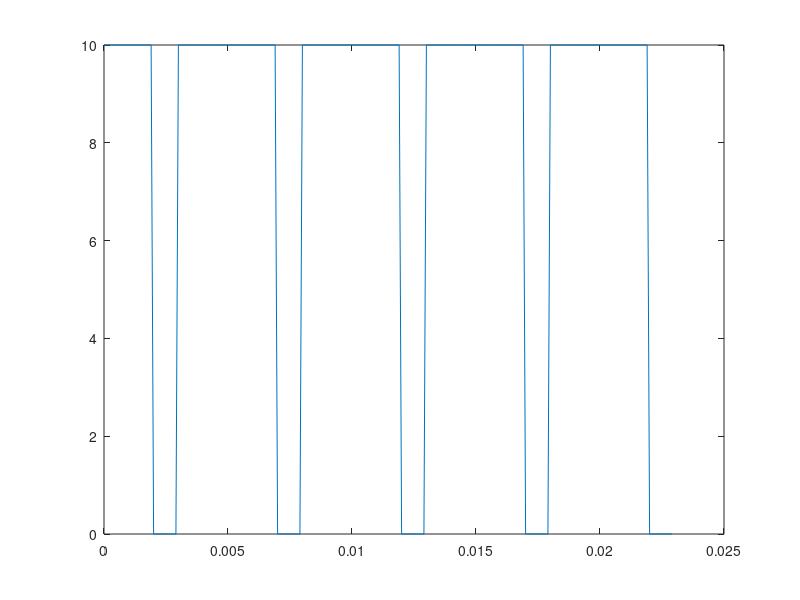
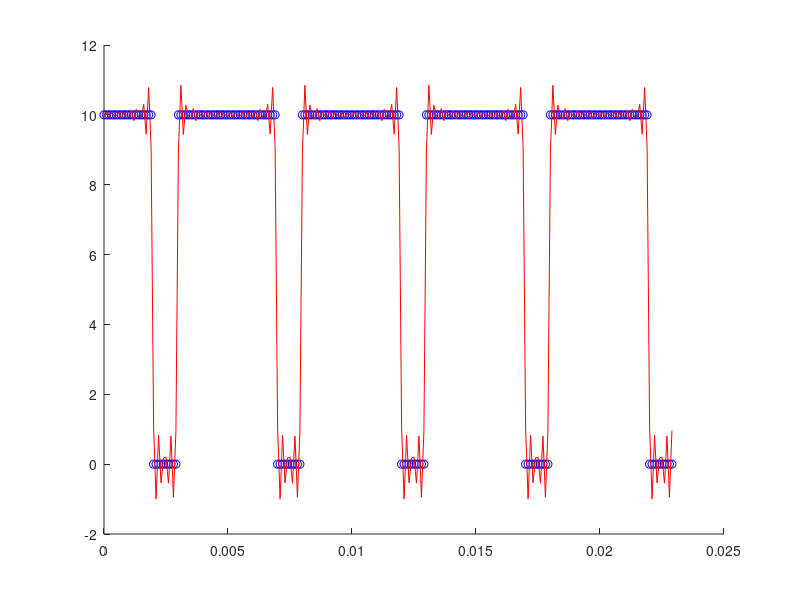

MATLAB code to generate these figures, in order:
clc
clear
close all

tamos = 0.0001;
periodos = 5;
T = 0.005;
pulso = [10*ones(1, (0.004/tamos)), zeros(1, 0.001/tamos)]; %gera um periodo da onda
sinal=[];

for i = 1:periodos %quantidade de periodos
  sinal = [sinal pulso]; %concatena os periodos para gerar o sinal
endfor

t = -0.002 : tamos : -0.002 + (T*periodos) -tamos; %sinal de tempo corespondente a onda (remove um extremo, ja que o pulso tambem nao tem)
%como pulso foi montado a partir da borda de subida, o periodo comeca 0.002 ms antes de 0, por isso o sinal de tempo está deslocado
%por -0.002, para que o sinal fique com a fase mostrada na figura.

[~,idc0] = min(abs(t)); %encontra o 0 no tempo
t = t (idc0:end); %corta a parte negativa
sinal = sinal(idc0:end);

figure(1)
plot(t,sinal);

x = t(:); %tranformando os dados em vetores coluna
y = sinal(:);
w = (2*pi)/0.005;
A=[x.^0]; %funcao base constante

n=20; %grau da série
for i = 1:n
A=[A, sin(x.*w.*i),cos(x.*w.*i)];
endfor

param = inv(A'*A)* A' * y; %vetor de parametros usando pseudoinversa
ym=  A*param; %modelo

figure(2) %plot dos dados e do modelo
scatter(x,y,'b');
hold on
plot(x,ym,'r');

teste_sinal1 = sinal(1:T/tamos)'; %pega o primeiro periodo do sinal
teste_modelo1 = ym(1:T/tamos);

teste_sinal2 = sinal(1+(T/tamos):(T*2)/tamos)'; %pega o segundo periodo do sinal
teste_modelo2 = ym(1+(T/tamos):(T*2)/tamos);

%eqm comparando os periodos do modelo e do sinal
eqm1 = mean((teste_sinal1-teste_modelo1).^2);
eqm2 = mean((teste_sinal2-teste_modelo2).^2);

if int32(eqm1*10000) == int32(eqm2*10000) %fodase
  disp('em um periodo, a eqm entre o sinal e serie é fixa')
  eqm = eqm1
else
  disp('falso')
endif
